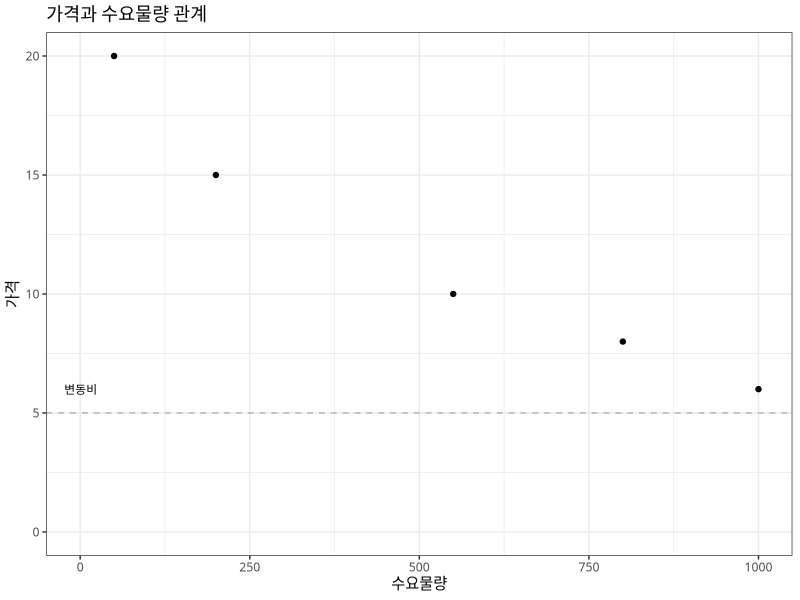
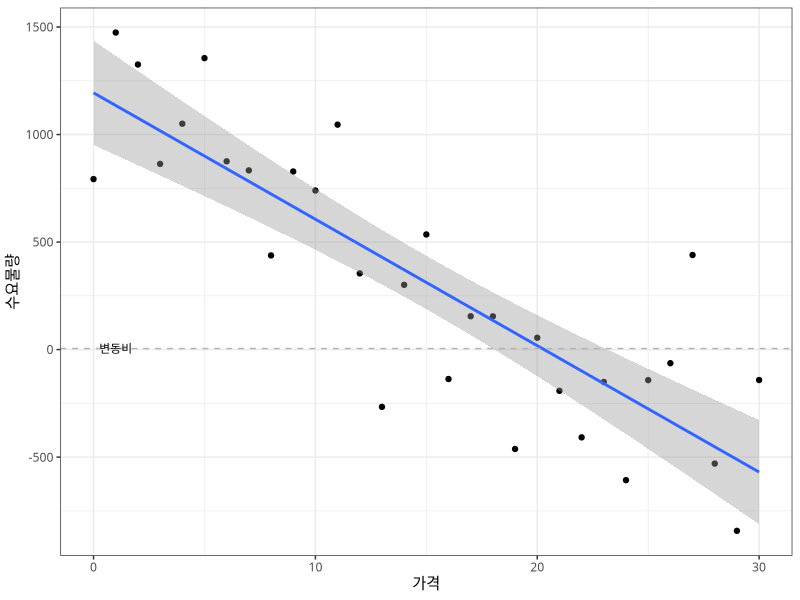
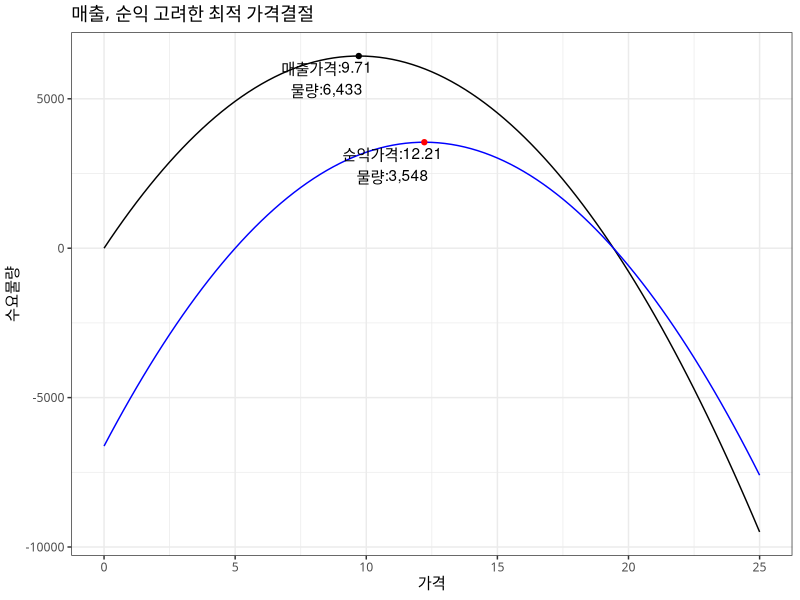
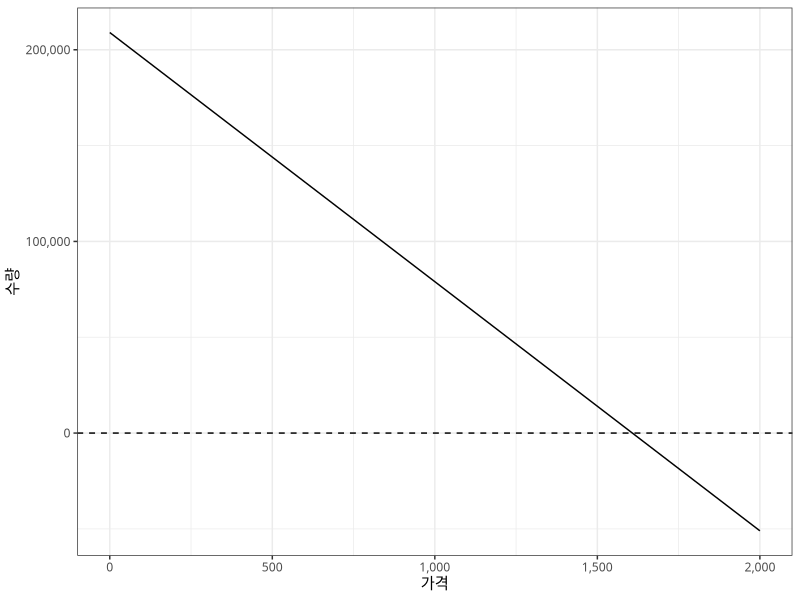
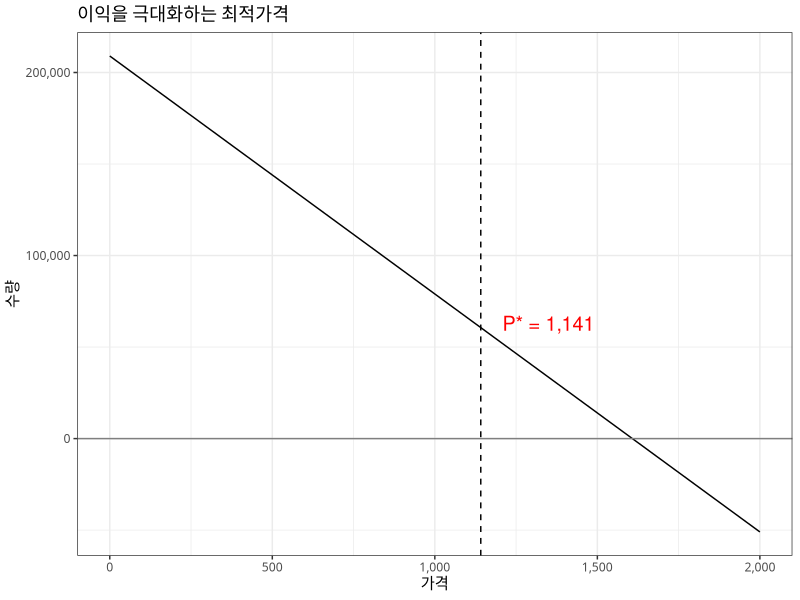
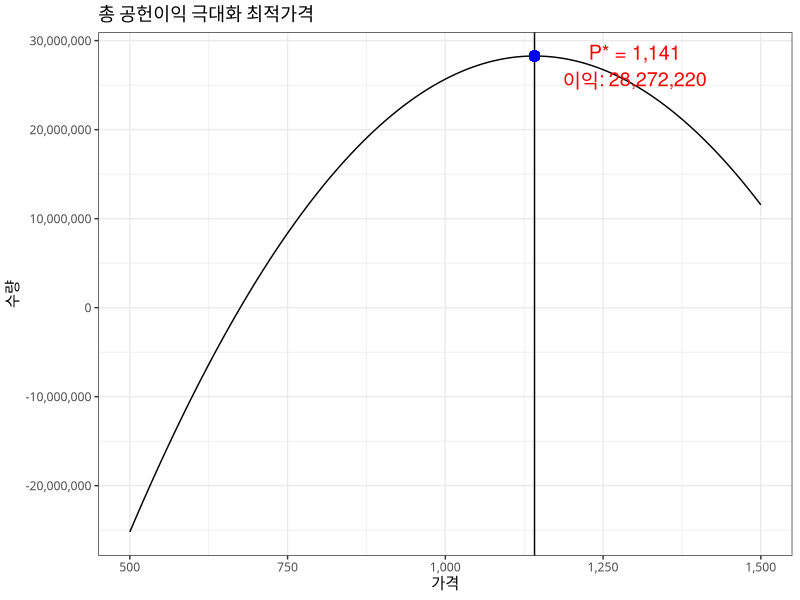
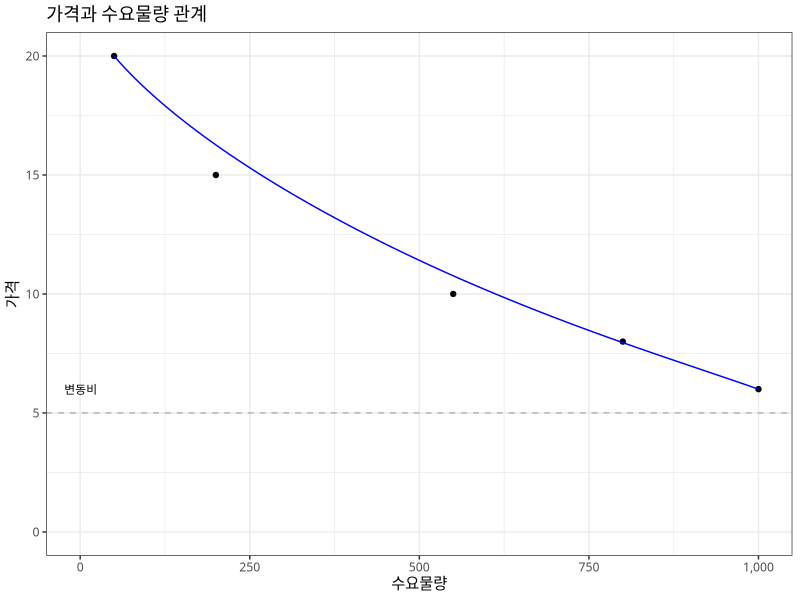
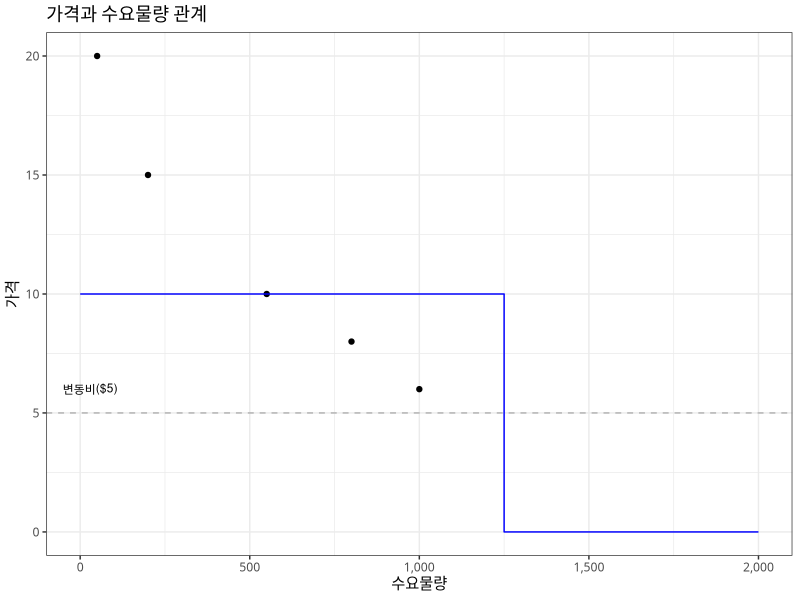

Write the R code that produced these figures, in order.
## ---- chunk 1
knitr::opts_chunk$set(echo = TRUE, message=FALSE, warning=FALSE,
                      comment="", digits = 3, tidy = FALSE, prompt = FALSE, fig.align = 'center')
## ---- chunk 2
library(tidyverse)
library(ggrepel)

segment_tbl <- tibble( x = c(50, 
                             50+150, 
                             50+150+350, 
                             50+150+350+250,
                             50+150+350+250+200),
                       y = c(20, 15, 10, 8, 6))



segment_tbl %>% 
  ggplot(aes(x = x, y = y)) +
    geom_point() +
    labs(x = "수요물량",
         y = "가격",
         title = "가격과 수요물량 관계") +
     geom_hline(yintercept = 5, linetype = 2, color = "gray70") +
     expand_limits(x =0, y =0) +
     theme_bw(base_family = "NanumGothic") +
     annotate("text", x = 1, y = 6, label = "변동비", size = 3)
## ---- chunk 3
## Price Response 곡선 ------------
model_tbl <- segment_tbl %>% 
  rename(물량 = x, 가격 = y)

price_response_lm <- lm(물량 ~ 가격, data = model_tbl)

generate_demands <- function(price) {
  
  price_response_coef <- coef(price_response_lm)
  error <- rnorm(length(price), mean = 0, sd = sd(model_tbl$물량))
  
  quantity <- price_response_coef[1] + price_response_coef[2] * price + error
  
  return(quantity)
}

## 시각화 --------
price_seq <- seq(0, 30, 1)
quantity_seq <- generate_demands(price_seq)

optimal_tbl <- tibble(가격 = price_seq, 수요물량 = quantity_seq)

optimal_tbl %>% 
  ggplot(aes( x= 가격, y = 수요물량)) +
    geom_point() +
    geom_smooth(method='lm') +
    geom_hline(yintercept = 5, linetype = 2, color = "gray70") +
    expand_limits(x =0, y =0) +
    theme_bw(base_family = "NanumGothic") +
    annotate("text", x = 1, y = 6, label = "변동비", size = 3)  
## ---- chunk 4
alpha <- coef(price_response_lm)[1] %>% as.numeric # 1324.379 
beta  <- coef(price_response_lm)[2] %>% as.numeric #-68.1677

## 가격 변환에 따른 매출 순익 함수
calculate_revenue <- function(p) alpha * p + beta * p^2
calculate_profit  <- function(p) beta * p^2 - beta * p * 5 + alpha*(p-5)

## 최적 가격 - 매출, 순익
revenue_price <- - alpha / (2*beta)
profit_price  <- (beta * 5 - alpha) / (2*beta)

## 시각화 -----

ggplot() +
  xlim(0, 25)+
  geom_function(fun = calculate_revenue, color = "black") +
  geom_function(fun = calculate_profit, color = "blue") +
  geom_point(aes( x = revenue_price, 
                  y = calculate_revenue(revenue_price)), color = "black") +
  geom_point(aes( x = profit_price,  
                  y = calculate_profit(profit_price)), color = "red") +
  theme_bw(base_family = "NanumGothic") +
  # annotate("text", x = 20, y = 6, label = "변동비($5)", size = 3)  +
  geom_text_repel(aes(x = revenue_price, 
                      y = calculate_revenue(revenue_price), label = glue::glue("매출가격:{round(revenue_price,2)}\n물량:{scales::comma(calculate_revenue(revenue_price))}"))) +
  geom_text_repel(aes(x = profit_price, 
                      y = calculate_profit(profit_price), label = glue::glue("순익가격:{round(profit_price,2)}\n물량:{scales::comma(calculate_profit(profit_price))}"))) +
  labs(x = "가격",
       y = "수요물량",
       title = "매출, 순익 고려한 최적 가격결절")

## ---- chunk 5
library(tidyverse)

demand_fn <- function(p) {209000 - 130 * p }

demand_tbl <- tibble(price = seq(0, 2000, by = 10))

ggplot(demand_tbl, aes(x = price)) + 
  stat_function(fun = demand_fn) +
  geom_hline(yintercept = 0, linetype = 2) +
  theme_bw(base_family = "NanumGothic") +
  labs(x = "가격",
       y = "수량") +
  scale_x_continuous(labels = scales::comma) +
  scale_y_continuous(labels = scales::comma)
## ---- chunk 6
f <- function(p)  ((130+130)*(p)-((130*675)+209000))
optimal_price <- uniroot(f, lower=0, upper=10000)$root
## ---- chunk 7
ggplot(demand_tbl, aes(x = price)) + 
  stat_function(fun = demand_fn) +
  geom_hline(yintercept = 0, linetype = 1, color = "gray50") +
  theme_bw(base_family = "NanumGothic") +
  geom_vline(xintercept = optimal_price, linetype = 2) +
  labs(title = "이익을 극대화하는 최적가격",
       x = "가격",
       y = "수량") +
  scale_x_continuous(labels = scales::comma) +
  scale_y_continuous(labels = scales::comma) +
  annotate("text", x = 1350, y = 63000, 
           label = glue::glue("P* = {scales::comma(optimal_price)}"), 
           size = 5, color = "red")
## ---- chunk 8
price <- seq(500, 1500, 1)
sales <- 209000 - 130 * price

profit_tbl <- tibble(price = price,
                     sales = sales) %>% 
  mutate(revenue = price * sales) %>% 
  mutate(profit = sales * (price - 675) )

total_contribution <- profit_tbl %>% 
  filter(profit == max(profit)) %>% 
  pull(profit)

profit_tbl %>% 
  ggplot(aes(x = price, y = profit)) +
    geom_line() +
    geom_vline(xintercept = optimal_price) +
    scale_x_continuous(labels = scales::comma) +
    scale_y_continuous(labels = scales::comma) +
    annotate("text", x = 1300, y = 27111000, 
             label = glue::glue("P* = {scales::comma(optimal_price)}\n이익: {scales::comma(total_contribution)}"), 
             size = 5, color = "red")  +
    geom_point(aes(x= optimal_price, y = total_contribution), size = 3, color = "blue") +
    theme_bw(base_family = "NanumGothic") +
  labs(title = "총 공헌이익 극대화 최적가격",
       x = "가격",
       y = "수량") 
## ---- chunk 9
price = 10
vc = 5.5
delta_price = - 0.5
quantity = 4000

delta_quantity = -delta_price / ((10-5.5) + delta_price)
delta_quantity
## ---- chunk 10
bep_quantity <- delta_quantity * quantity
## ---- chunk 11
price = 11
vc = 5.5
delta_price = +1
quantity = 4000

delta_quantity = -delta_price / ((11-5.5) + delta_price)
delta_quantity
## ---- chunk 12
bep_quantity <- delta_quantity * quantity
## ---- chunk 13
bezier_tbl <- Hmisc::bezier(segment_tbl$x, segment_tbl$y) %>% 
  as_tibble()

segment_tbl %>% 
  ggplot(aes(x = x, y = y)) +
    geom_point() +
    geom_path(data= bezier_tbl, aes(x = x, y = y), color = "blue") +
    labs(x = "수요물량",
         y = "가격",
         title = "가격과 수요물량 관계") +
     geom_hline(yintercept = 5, linetype = 2, color = "gray70") +
     expand_limits(x =0, y =0) +
     theme_bw(base_family = "NanumGothic") +
     annotate("text", x = 1, y = 6, label = "변동비", size = 3) +
     scale_x_continuous(labels = scales::comma)
## ---- chunk 14
## 시각화 ---------------
step_tbl <- tribble(~"x", ~"y",
        0, 10,
        1250, 10,
        1250,0,
        2000,0)

segment_tbl %>% 
  ggplot(aes(x = x, y = y)) +
    geom_point() +
    labs(x = "수요물량",
         y = "가격",
         title = "가격과 수요물량 관계") +
     geom_hline(yintercept = 5, linetype = 2, color = "gray70") +
     expand_limits(x =0, y =0) +
     theme_bw(base_family = "NanumGothic") +
     annotate("text", x = 30, y = 6, label = "변동비($5)", size = 3)  +
     scale_x_continuous(labels = scales::comma)  +
     expand_limits(x = c(0, 2000)) +
     geom_path(data = step_tbl, aes(x = x, y = y), color = "blue")
## ---- chunk 15
## 비선형 수요모형 ---------

lm_mod <- lm(y ~ x, data = segment_tbl)

lm_coef <- broom::tidy(lm_mod) %>% 
  pull(estimate)

lm_fn <- function(x) lm_coef[1] + lm_coef[2] * x

## 시각화 ---------------
segment_tbl %>% 
  ggplot(aes(x = x, y = y)) +
    geom_point() +
    geom_function(fun = lm_fn, color = "blue") +
    labs(x = "수요물량",
         y = "가격",
         title = "가격과 수요물량 관계") +
     geom_hline(yintercept = 5, linetype = 2, color = "gray70") +
     expand_limits(x =0, y =0) +
     theme_bw(base_family = "NanumGothic") +
     annotate("text", x = 20, y = 6, label = "변동비($5)", size = 3)  +
     scale_x_continuous(labels = scales::comma)  
## ---- chunk 16
## 비선형 수요모형 ---------
get_coef <- function() {
  x <- segment_tbl$x
  y <- segment_tbl$y
  
  demand_fit <- nls(y ~ exp(a + b * log(x)), start=list(a=0, b=0))
  
  nls_coef <- broom::tidy(demand_fit) %>% 
    pull(estimate)
  return(list(a = nls_coef[1],
              b = nls_coef[2]))
}

nls_coef <- get_coef()

nls_fn <- function(x) exp(nls_coef$a + nls_coef$b * log(x))

## 시각화 ---------------
segment_tbl %>% 
  ggplot(aes(x = x, y = y)) +
    geom_point() +
    geom_function(fun = nls_fn, color = "blue") +
    labs(x = "수요물량",
         y = "가격",
         title = "가격과 수요물량 관계") +
     geom_hline(yintercept = 5, linetype = 2, color = "gray70") +
     expand_limits(x =0, y =0) +
     theme_bw(base_family = "NanumGothic") +
     annotate("text", x = 20, y = 6, label = "변동비($5)", size = 3)  +
     scale_x_continuous(labels = scales::comma)  
